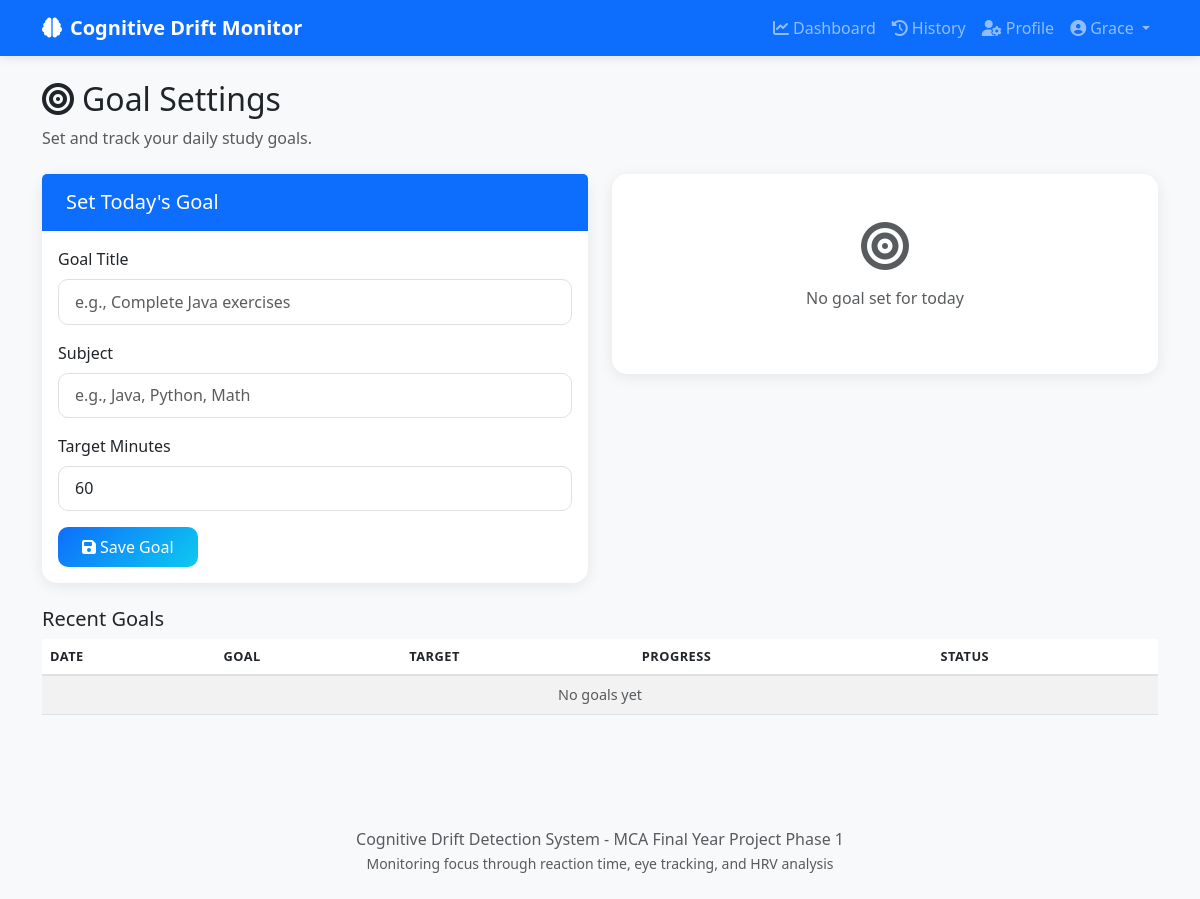
The app's page /goal-settings/ (signed in), older data.
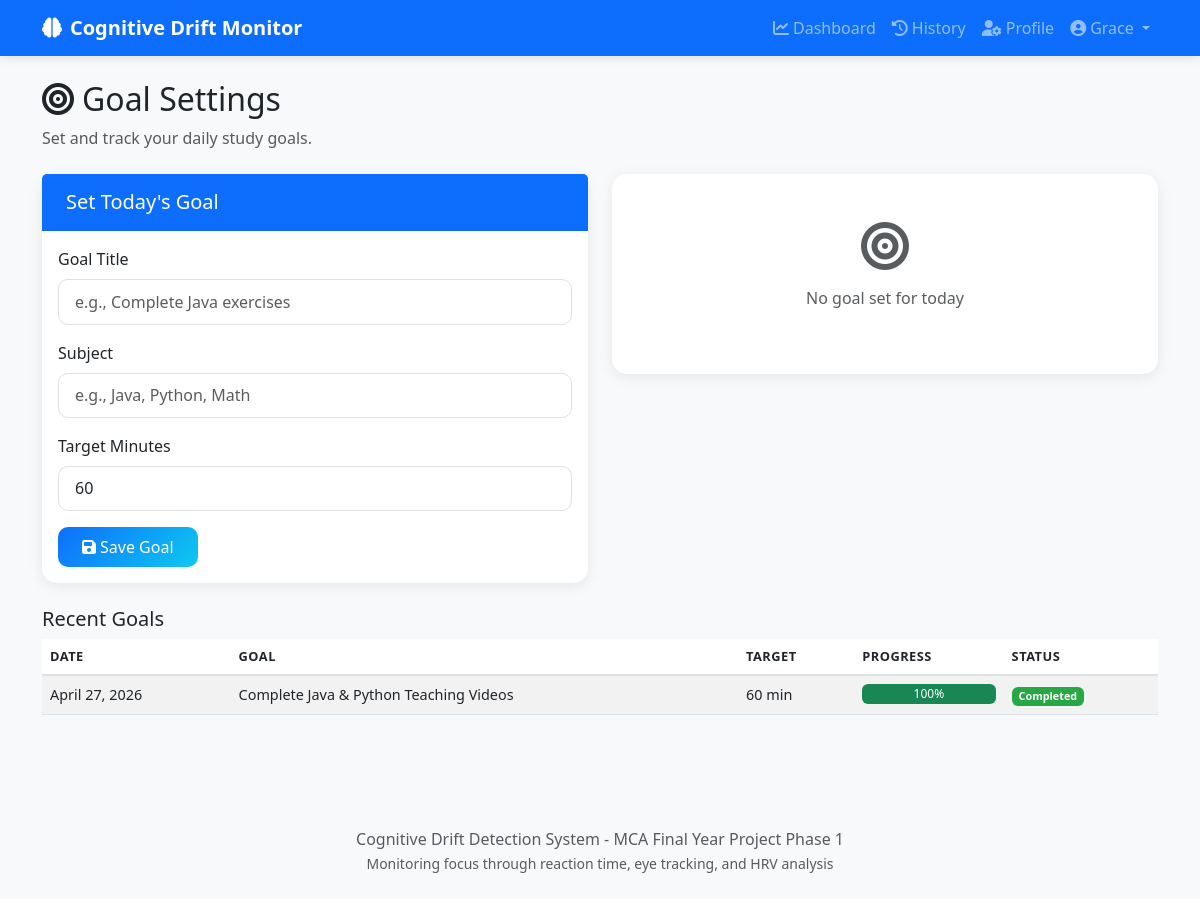
The same page, newer data.
### core/models.py (models this page shows, shortened)
class GoalRecord(models.Model):
    STATUS_CHOICES = [
        ('pending', 'Pending'),
        ('in_progress', 'In Progress'),
        ('completed', 'Completed'),
        ('failed', 'Failed'),
    ]
    user = models.ForeignKey(User, on_delete=models.CASCADE, related_name='goal_records')
    date = models.DateField()
    goal_title = models.CharField(max_length=255)
    target_value = models.FloatField(help_text="Target value (e.g., study hours, tasks)")
    achieved_value = models.FloatField(default=0)
    completion_percent = models.FloatField(default=0)
    status = models.CharField(max_length=20, choices=STATUS_CHOICES, default='pending')
    class Meta:
        verbose_name = "Goal Record"
        verbose_name_plural = "Goal Records"
        ordering = ['-date']
        indexes = [
            models.Index(fields=['user', '-date']),
        ]

### core/views.py (the view)
# urls.py: path('goal-settings/', views.goal_settings, name='goal_settings'),
@login_required
def goal_settings(request):
    user = request.user
    today = timezone.now().date()
    today_goal = GoalRecord.objects.filter(user=user, date=today).first()
    all_goals = GoalRecord.objects.filter(user=user).order_by('-date')[:10]
    context = {
        'today_goal': today_goal,
        'all_goals': all_goals,
    }
    return render(request, 'core/goal_settings.html', context)

### templates/core/goal_settings.html (shortened to what this page needs)
{% extends 'base.html' %}
{% load static %}
{% block content %}
<div class="container py-4">
    <h2><i class="fas fa-bullseye me-2"></i>Goal Settings</h2>
    <p class="text-muted">Set and track your daily study goals.</p>
    <div class="row mt-4">
        <div class="col-md-6">
            <div class="card">
                <div class="card-header bg-primary text-white">
                    <h5 class="mb-0">Set Today's Goal</h5>
                </div>
                <div class="card-body">
                    <form id="goalForm">
                        <div class="mb-3">
                            <label class="form-label">Goal Title</label>
                            <input type="text" class="form-control" id="goalTitle" placeholder="e.g., Complete Java exercises" required>
                        </div>
                        <div class="mb-3">
                            <label class="form-label">Subject</label>
                            <input type="text" class="form-control" id="goalSubject" placeholder="e.g., Java, Python, Math">
                        </div>
                        <div class="mb-3">
                            <label class="form-label">Target Minutes</label>
                            <input type="number" class="form-control" id="goalTarget" value="60" min="1" max="480">
                        </div>
                        <button type="submit" class="btn btn-primary">
                            <i class="fas fa-save me-1"></i>Save Goal
                        </button>
                    </form>
                </div>
            </div>
        </div>
        <div class="col-md-6">
            {% if today_goal %}
            <div class="card">
                <div class="card-header bg-success text-white">
                    <h5 class="mb-0">Today's Goal</h5>
                </div>
                <div class="card-body text-center">
                    <h4>{{ today_goal.goal_title }}</h4>
                    <p class="text-muted">{{ today_goal.target_value|floatformat:0 }} minutes</p>
                    <div class="progress mb-3" style="height: 25px;">
                        <div class="progress-bar bg-success" role="progressbar"
                             style="width: {{ today_goal.completion_percent }}%">
                            {{ today_goal.completion_percent|floatformat:0 }}%
                        </div>
                    </div>
                    {% if today_goal.status != 'completed' %}
                    <button class="btn btn-success" onclick="completeGoal({{ today_goal.id }})">
                        <i class="fas fa-check me-1"></i>Mark Complete
                    </button>
                    {% else %}
                    <span class="badge bg-success"><i class="fas fa-check me-1"></i>Completed!</span>
                    {% endif %}
                </div>
            </div>
            {% else %}
            <div class="card">
                <div class="card-body text-center text-muted py-5">
                    <i class="fas fa-bullseye fa-3x mb-3"></i>
                    <p>No goal set for today</p>
                </div>
            </div>
            {% endif %}
        </div>
    </div>
    <div class="mt-4">
        <h5>Recent Goals</h5>
        <table class="table table-striped">
            <thead>
                <tr>
                    <th>Date</th>
                    <th>Goal</th>
                    <th>Target</th>
                    <th>Progress</th>
                    <th>Status</th>
                </tr>
            </thead>
            <tbody>
                {% for goal in all_goals %}
                <tr>
                    <td>{{ goal.date }}</td>
                    <td>{{ goal.goal_title }}</td>
                    <td>{{ goal.target_value|floatformat:0 }} min</td>
                    <td>
                        <div class="progress" style="height: 20px;">
                            <div class="progress-bar bg-{% if goal.completion_percent >= 100 %}success{% else %}warning{% endif %}"
                                 style="width: {{ goal.completion_percent }}%">
                                {{ goal.completion_percent|floatformat:0 }}%
                            </div>
                        </div>
                    </td>
                    <td>
                        <span class="badge bg-{% if goal.status == 'completed' %}success{% elif goal.status == 'in_progress' %}info{% else %}secondary{% endif %}">
                            {{ goal.get_status_display }}
                        </span>
                    </td>
                </tr>
                {% empty %}
                <tr>
                    <td colspan="5" class="text-center text-muted">No goals yet</td>
                </tr>
                {% endfor %}
            </tbody>
        </table>
    </div>
</div>
{% endblock %}

### templates/base.html (shortened to what this page needs)
<!DOCTYPE html>
<html lang="en">
<head>
    <link href="https://cdn.jsdelivr.net/npm/bootstrap@5.3.0/dist/css/bootstrap.min.css" rel="stylesheet">
    <link href="https://cdnjs.cloudflare.com/ajax/libs/font-awesome/6.4.0/css/all.min.css" rel="stylesheet">
    {% load static %}
    <link rel="stylesheet" href="{% static 'css/style.css' %}">
</head>
<body>
    <nav class="navbar navbar-expand-lg navbar-dark bg-primary">
        <div class="container">
            <a class="navbar-brand" href="{% url 'home' %}">
                <i class="fas fa-brain me-2"></i>Cognitive Drift Monitor
            </a>
            <div class="collapse navbar-collapse" id="navbarNav">
                <ul class="navbar-nav ms-auto">
                    {% if user.is_authenticated %}
                        <li class="nav-item">
                            <a class="nav-link" href="{% url 'dashboard' %}">
                                <i class="fas fa-chart-line me-1"></i>Dashboard
                            </a>
                        </li>
                        <li class="nav-item">
                            <a class="nav-link" href="{% url 'history' %}">
                                <i class="fas fa-history me-1"></i>History
                            </a>
                        </li>
                        <li class="nav-item">
                            <a class="nav-link" href="{% url 'profile' %}">
                                <i class="fas fa-user-cog me-1"></i>Profile
                            </a>
                        </li>
                        <li class="nav-item dropdown">
                            <a class="nav-link dropdown-toggle" href="#" id="userDropdown" role="button" data-bs-toggle="dropdown">
                                <i class="fas fa-user-circle me-1"></i>{{ user.username }}
                            </a>
                        </li>
                    {% endif %}
                </ul>
            </div>
        </div>
    </nav>
    <main>
        {% block content %}{% endblock %}
    </main>
    <footer class="bg-light py-4 mt-5">
        <div class="container text-center">
            <p class="text-muted mb-0">
                Cognitive Drift Detection System - MCA Final Year Project Phase 1
            </p>
            <small class="text-muted">
                Monitoring focus through reaction time, eye tracking, and HRV analysis
            </small>
        </div>
    </footer>
</body>
</html>

### static/css/style.css (style rules this page uses)
:root { --primary-color: #0d6efd; --secondary-color: #6c757d; --success-color: #28a745; --warning-color: #ffc107; --danger-color: #dc3545; --info-color: #0dcaf0; --light-bg: #f8f9fa; --dark-bg: #212529; }
* { box-sizing: border-box; }
body { font-family: 'Segoe UI', Tahoma, Geneva, Verdana, sans-serif; background-color: var(--light-bg); min-height: 100vh; display: flex; flex-direction: column; }
main { flex: 1; }
.navbar { box-shadow: 0 2px 10px rgba(0, 0, 0, 0.1); }
.navbar-brand { font-weight: 600; }
.card { border: none; border-radius: 15px; box-shadow: 0 3px 15px rgba(0, 0, 0, 0.08); }
.card-header { border-bottom: 1px solid rgba(0, 0, 0, 0.05); padding: 1rem 1.5rem; }
.form-control, .form-select { border-radius: 10px; padding: 0.6rem 1rem; border: 1px solid #e0e0e0; }
.btn { border-radius: 10px; padding: 0.5rem 1.5rem; font-weight: 500; }
.btn-primary { background: linear-gradient(135deg, #0d6efd 0%, #0dcaf0 100%); border: none; }
.table { font-size: 0.9rem; }
.table thead th { border-bottom: 2px solid #e0e0e0; font-weight: 600; text-transform: uppercase; font-size: 0.8rem; letter-spacing: 0.5px; }
.badge.bg-success { background-color: var(--success-color) !important; }

Row changes from the older to the newer data that the page shows:
added GoalRecord: date "April 27, 2026", goal_title "Complete Java & Python Teaching Videos", target_value "60", completion_percent "100", status "Completed"
Text that changed along with them:
text no longer shown: "No goals yet"
